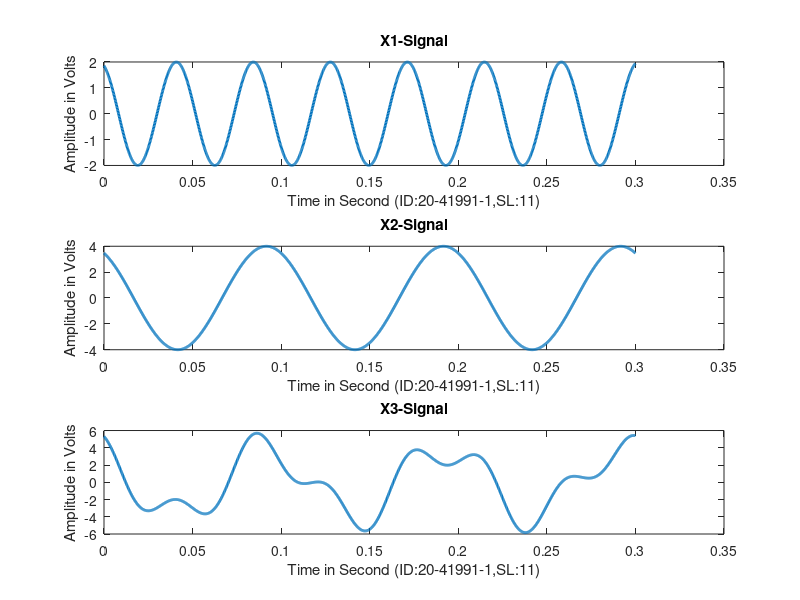

Here is the MATLAB script that generated this plot:
K1 = 2; 
J1 = 22*(pi/180); 
t = 0:0.0002:0.3; %time array 
x1 = K1*cos(2*pi*(9+9+5)*t+J1);
K2 = 4; 
J2 = 30*(pi/180); 
x2 = K2*cos(2*pi*(4+1+5)*t+J2);
x3 = x1+x2;
subplot (3,1,1) 
plot(t,x1,'linewidth',2) 
xlabel('Time in Second (ID:20-41991-1,SL:11)') 
ylabel('Amplitude in Volts') 
title('X1-Signal')
subplot (3,1,2) 
plot(t,x2,'linewidth',2)
xlabel('Time in Second (ID:20-41991-1,SL:11)') 
ylabel('Amplitude in Volts') 
title('X2-Signal')
subplot (3,1,3) 
plot(t,x3,'linewidth',2) 
xlabel('Time in Second (ID:20-41991-1,SL:11)') 
ylabel('Amplitude in Volts') 
title('X3-Signal')